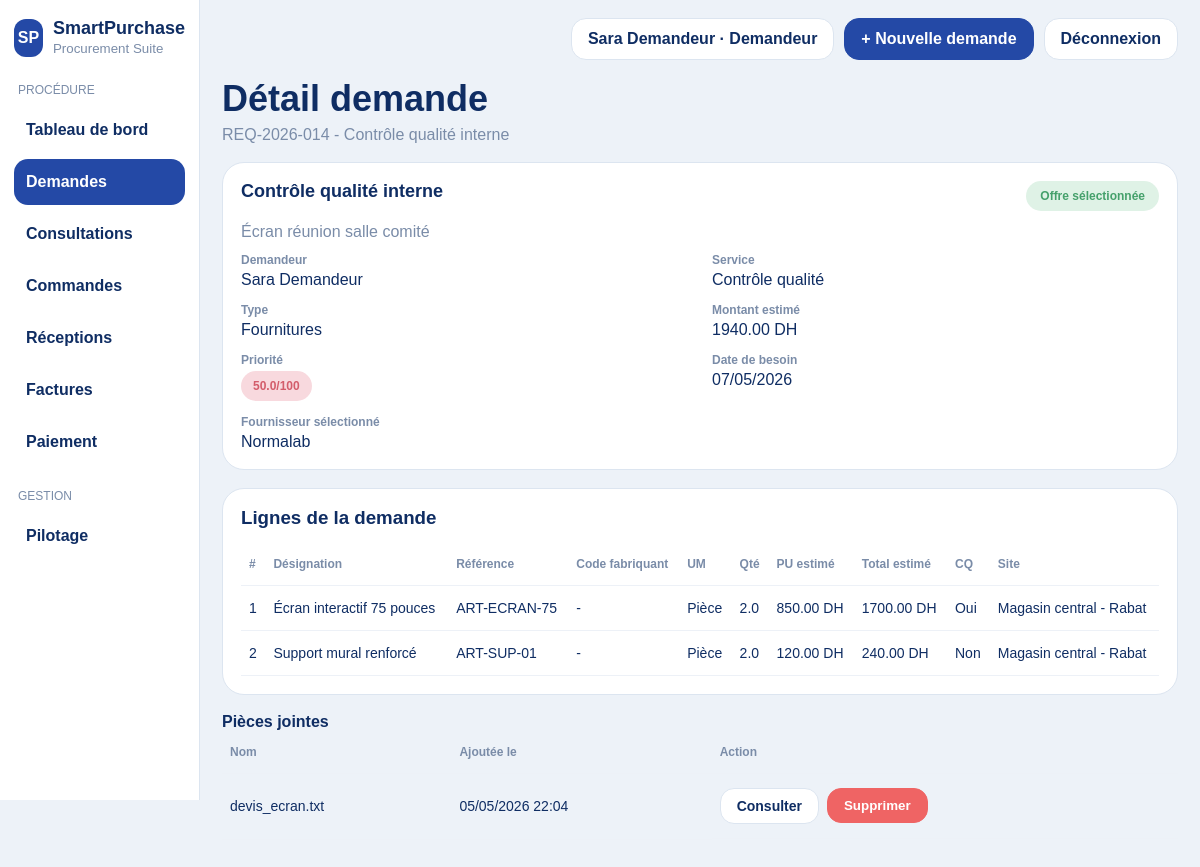
Page /demandes/1 (signed in) on the committed database.
### app/models.py (models this page shows, shortened)
class User(db.Model, TimestampMixin):
    __tablename__ = "user"
    ROLE_DEMANDEUR = "demandeur"
    ROLE_APPROBATEUR = "approbateur"
    ROLE_ACHETEUR = "acheteur"
    ROLE_MAGASINIER = "magasinier"
    ROLE_QUALITE = "controle_qualite"
    ROLE_COMPTABLE = "comptable"
    ROLE_ADMIN = "administrateur"
    id = db.Column(db.Integer, primary_key=True)
    full_name = db.Column(db.String(120), nullable=False)
    email = db.Column(db.String(120), unique=True, nullable=False, index=True)
    password_hash = db.Column(db.String(255), nullable=False)
    role = db.Column(db.String(30), nullable=False, index=True)
    requests = db.relationship("PurchaseRequest", backref="requester", lazy=True, cascade="all, delete-orphan")
    __mapper_args__ = {"polymorphic_on": role, "polymorphic_identity": "user"}

class Comptable(User):
    __mapper_args__ = {"polymorphic_identity": User.ROLE_COMPTABLE}

class TimestampMixin:
    created_at = db.Column(db.DateTime, default=datetime.utcnow, nullable=False)
    updated_at = db.Column(db.DateTime, default=datetime.utcnow, onupdate=datetime.utcnow, nullable=False)

class PurchaseRequest(db.Model, TimestampMixin):
    __tablename__ = "purchase_request"
    STATUS_BROUILLON = "brouillon"
    STATUS_EN_ATTENTE = "en_attente_approbation"
    STATUS_VALIDEE = "validee"
    STATUS_REFUSEE = "refusee"
    STATUS_EN_CONSULTATION = "en_consultation"
    STATUS_OFFRE_SELECTIONNEE = "offre_selectionnee"
    STATUS_COMMANDEE = "commandee"
    STATUS_RECUE = "recue"
    STATUS_FACTUREE = "facturee"
    STATUS_PAYEE = "payee"
    STATUS_ARCHIVEE = "archivee"
    id = db.Column(db.Integer, primary_key=True)
    code = db.Column(db.String(30), unique=True, nullable=False)
    project_name = db.Column(db.String(120), nullable=False)
    department = db.Column(db.String(80), nullable=False)
    purchase_type = db.Column(db.String(80), nullable=False)
    estimated_amount = db.Column(db.Float, nullable=False)
    available_budget = db.Column(db.Float, nullable=True)
    need_date = db.Column(db.Date, nullable=True)
    urgency = db.Column(db.Integer, default=1, nullable=False)
    criticality = db.Column(db.Integer, default=1, nullable=False)
    description = db.Column(db.Text, default="", nullable=False)
    priority_score = db.Column(db.Float, default=0, nullable=False)
    status = db.Column(db.String(40), default=STATUS_BROUILLON, nullable=False, index=True)
    approver_comment = db.Column(db.Text, default="", nullable=False)
    requester_id = db.Column(db.Integer, db.ForeignKey("user.id"), nullable=False)
    attachments = db.relationship("Attachment", backref="purchase_request", cascade="all, delete-orphan", lazy=True)
    offers = db.relationship("SupplierOffer", backref="purchase_request", cascade="all, delete-orphan", lazy=True, order_by="SupplierOffer.amount.asc()")
    orders = db.relationship("PurchaseOrder", backref="purchase_request", cascade="all, delete-orphan", lazy=True, order_by="PurchaseOrder.created_at.desc()")
    lines = db.relationship("PurchaseRequestLine", backref="purchase_request", cascade="all, delete-orphan", lazy=True, order_by="PurchaseRequestLine.id.asc()")

class PurchaseRequestLine(db.Model, TimestampMixin):
    __tablename__ = "purchase_request_line"
    id = db.Column(db.Integer, primary_key=True)
    request_id = db.Column(db.Integer, db.ForeignKey("purchase_request.id"), nullable=False)
    line_no = db.Column(db.Integer, default=1, nullable=False)
    item_name = db.Column(db.String(150), nullable=False)
    item_reference = db.Column(db.String(80), default="", nullable=False)
    manufacturer_code = db.Column(db.String(80), default="", nullable=False)
    line_type = db.Column(db.String(20), default="article", nullable=False)
    uom = db.Column(db.String(30), default="Unité", nullable=False)
    quantity = db.Column(db.Float, default=1, nullable=False)
    estimated_unit_price = db.Column(db.Float, default=0, nullable=False)
    quality_control_required = db.Column(db.Boolean, default=False, nullable=False)
    delivery_site = db.Column(db.String(120), default="Dépôt principal", nullable=False)
    description = db.Column(db.Text, default="", nullable=False)
    status = db.Column(db.String(40), default="brouillon", nullable=False)
    @property
    def estimated_total_amount(self) -> float:
        return round((self.quantity or 0) * (self.estimated_unit_price or 0), 2)

class Attachment(db.Model, TimestampMixin):
    __tablename__ = "attachment"
    id = db.Column(db.Integer, primary_key=True)
    filename = db.Column(db.String(255), nullable=False)
    filepath = db.Column(db.String(255), nullable=False)
    attachment_type = db.Column(db.String(40), default="document", nullable=False)
    entity_type = db.Column(db.String(40), default="purchase_request", nullable=False)
    entity_id = db.Column(db.Integer, nullable=True)
    author_name = db.Column(db.String(120), default="", nullable=False)
    request_id = db.Column(db.Integer, db.ForeignKey("purchase_request.id"), nullable=True)

### app/routes/requests.py (the view)
@requests_bp.route('/<int:request_id>')
@login_required
def detail(request_id):
    req = PurchaseRequest.query.get_or_404(request_id)
    if not _can_access(req):
        flash('Accès non autorisé.', 'danger')
        return redirect(url_for('dashboard.index'))
    return render_template('requests/detail.html', req=req)

### app/routes/requests.py (called while the page is built)
def _can_access(req):
    user = session.get('user')
    return user and (user['role'] != 'demandeur' or req.requester_id == user['id'])

### app/utils/auth_helpers.py (called while the page is built)
def current_user():
    return session.get("user")

def login_required(view):
    @wraps(view)
    def wrapped(*args, **kwargs):
        if "user" not in session:
            flash("Veuillez vous connecter.", "warning")
            return redirect(url_for("auth.login"))
        return view(*args, **kwargs)
    return wrapped

### app/utils/view_helpers.py (called while the page is built)
def display_status(value: str) -> str:
    maps = [
        REQUEST_STATUS_LABELS,
        ORDER_STATUS_LABELS,
        RECEPTION_STATUS_LABELS,
        NC_STATUS_LABELS,
        INVOICE_STATUS_LABELS,
        PAYMENT_STATUS_LABELS,
    ]
    for mapping in maps:
        if value in mapping:
            return mapping[value]
    return (value or "").replace("_", " ").capitalize()

def badge_class(value: str) -> str:
    return BADGE_CLASS.get(value, "slate")

def format_priority(value: float) -> str:
    return f"{value:.1f}/100"

### app/templates/requests/detail.html (shortened to what this page needs)
{% extends "base.html" %}
{% block content %}
<div class="page-header">
  <h2>Détail demande</h2>
  <p>{{ req.code }} - {{ req.project_name }}</p>
</div>
<div class="detail-card">
  <div class="detail-head">
    <div class="detail-title">{{ req.project_name }}</div>
    <span class="badge {{ badge_class(req.status) }}">{{ display_status(req.status) }}</span>
  </div>
  <div class="muted" style="margin-bottom:12px">{{ req.description or 'Aucune description.' }}</div>
  <div class="detail-grid">
    <div><div class="label">Demandeur</div>{{ req.requester.full_name }}</div>
    <div><div class="label">Service</div>{{ req.department }}</div>
    <div><div class="label">Type</div>{{ req.purchase_type }}</div>
    <div><div class="label">Montant estimé</div>{{ '%.2f'|format(req.estimated_amount) }} DH</div>
    <div><div class="label">Priorité</div><span class="priority-pill">{{ format_priority(req.priority_score) }}</span></div>
    <div><div class="label">Date de besoin</div>{{ req.need_date.strftime('%d/%m/%Y') if req.need_date else '-' }}</div>
    <div><div class="label">Fournisseur sélectionné</div>{{ (req.offers|selectattr('is_selected')|first).supplier_name if req.offers|selectattr('is_selected')|list else '-' }}</div>
  </div>
</div>
<div class="panel section">
  <h3>Lignes de la demande</h3>
  <table class="data-table">
    <thead><tr><th>#</th><th>Désignation</th><th>Référence</th><th>Code fabriquant</th><th>UM</th><th>Qté</th><th>PU estimé</th><th>Total estimé</th><th>CQ</th><th>Site</th></tr></thead>
    <tbody>
      {% for line in req.lines %}
      <tr>
        <td>{{ line.line_no }}</td><td>{{ line.item_name }}</td><td>{{ line.item_reference or '-' }}</td><td>{{ line.manufacturer_code or '-' }}</td><td>{{ line.uom }}</td>
        <td>{{ line.quantity }}</td><td>{{ '%.2f'|format(line.estimated_unit_price) }} DH</td><td>{{ '%.2f'|format(line.estimated_total_amount) }} DH</td><td>{{ 'Oui' if line.quality_control_required else 'Non' }}</td><td>{{ line.delivery_site }}</td>
      </tr>
      {% else %}<tr><td colspan="10">Aucune ligne.</td></tr>{% endfor %}
    </tbody>
  </table>
</div>
<div class="section">
  <strong>Pièces jointes</strong>
  <table class="data-table">
    <thead><tr><th>Nom</th><th>Ajoutée le</th><th>Action</th></tr></thead>
    <tbody>
      {% for att in req.attachments %}
      <tr>
        <td>{{ att.filename }}</td>
        <td>{{ att.created_at.strftime('%d/%m/%Y %H:%M') if att.created_at else '-' }}</td>
        <td class="actions">
          <a class="action-btn" href="{{ url_for('requests.download_attachment', attachment_id=att.id) }}">Consulter</a>
          {% if session['user']['role'] == 'demandeur' and req.requester_id == session['user']['id'] %}
          <form method="post" action="{{ url_for('requests.delete_attachment', attachment_id=att.id) }}" onsubmit="return confirm('Supprimer cette pièce jointe ?');"><button class="action-btn danger" type="submit">Supprimer</button></form>
          {% endif %}
        </td>
      </tr>
      {% else %}<tr><td colspan="3">Aucune pièce jointe.</td></tr>{% endfor %}
    </tbody>
  </table>
</div>
{% endblock %}

### app/templates/base.html (shortened to what this page needs)
<!doctype html>
<html lang="fr">
<head>
  <link rel="stylesheet" href="{{ url_for('static', filename='css/style.css') }}">
</head>
<body>
<div class="app-shell">
  {% if session.get('user') %}
  <aside class="sidebar">
    <div class="brand">
      <div class="logo">SP</div>
      <div><h1>SmartPurchase</h1><small>Procurement Suite</small></div>
    </div>
    <div class="menu-group">PROCÉDURE</div>
    <a class="nav-link {% if request.endpoint == 'dashboard.index' %}active{% endif %}" href="{{ url_for('dashboard.index') }}">Tableau de bord</a>
    <a class="nav-link {% if request.blueprint == 'requests' %}active{% endif %}" href="{{ url_for('requests.index') }}">Demandes</a>
    <a class="nav-link {% if request.endpoint == 'procurement.consultations' or request.endpoint == 'procurement.offers' %}active{% endif %}" href="{{ url_for('procurement.consultations') }}">Consultations</a>
    <a class="nav-link {% if request.endpoint in ['procurement.orders', 'procurement.order_detail'] %}active{% endif %}" href="{{ url_for('procurement.orders') }}">Commandes</a>
    <a class="nav-link {% if request.endpoint in ['procurement.receptions', 'procurement.reception_detail'] %}active{% endif %}" href="{{ url_for('procurement.receptions') }}">Réceptions</a>
    <a class="nav-link {% if request.endpoint in ['finance.invoices', 'finance.new_invoice'] %}active{% endif %}" href="{{ url_for('finance.invoices') }}">Factures</a>
    <a class="nav-link {% if request.endpoint in ['finance.payments', 'finance.new_payment'] %}active{% endif %}" href="{{ url_for('finance.payments') }}">Paiement</a>
    <div class="menu-group">GESTION</div>
    <a class="nav-link {% if request.endpoint == 'pilotage.index' %}active{% endif %}" href="{{ url_for('pilotage.index') }}">Pilotage</a>
  </aside>
  {% endif %}
  <main class="main-content {% if not session.get('user') %}login-wrapper{% endif %}">
    {% if session.get('user') %}
    <header class="topbar">
      <div class="top-actions">
        <div class="user-chip">{{ session['user']['name'] }} · {{ session['user']['role'].capitalize() }}</div>
        {% if session['user']['role'] == 'demandeur' %}<a class="btn primary" href="{{ url_for('requests.new') }}">+ Nouvelle demande</a>{% endif %}
        <a class="btn" href="{{ url_for('auth.logout') }}">Déconnexion</a>
      </div>
    </header>
    {% endif %}
    {% block content %}{% endblock %}
  </main>
</div>
</body>
</html>

### app/static/css/style.css (style rules this page uses)
:root { --bg:#edf2f8; --panel:#ffffff; --border:#dce5f0; --text:#0f2d63; --muted:#7a8ca8; --primary:#2449a6; --primary-dark:#183985; --success:#45a06b; --success-bg:#dff2e6; --warning:#c99310; --warning-bg:#f8e8b5; --danger:#d76565; --danger-bg:#f7d5d8; --info:#5f80d6; --info-bg:#dde6fb; --slate:#6e7f9b; --slate-bg:#ebeff5; }
* { box-sizing:border-box }
body { margin:0;font-family:Arial,Helvetica,sans-serif;background:var(--bg);color:var(--text) }
a { text-decoration:none;color:inherit }
.app-shell { display:flex;min-height:100vh }
.sidebar { width:200px;background:#fff;border-right:1px solid var(--border);padding:18px 14px;position:sticky;top:0;height:100vh }
.brand { display:flex;gap:10px;align-items:center;margin-bottom:26px }
.brand h1 { font-size:18px;margin:0 }
.brand small { color:var(--muted) }
.logo { width:38px;height:38px;border-radius:12px;background:var(--primary);color:#fff;display:flex;align-items:center;justify-content:center;font-weight:700 }
.menu-group { font-size:12px;color:var(--muted);margin:24px 4px 10px }
.nav-link { display:block;padding:14px 12px;border-radius:14px;font-weight:700;margin-bottom:6px }
.nav-link.active,.nav-link:hover { background:var(--primary);color:#fff }
.main-content { flex:1;padding:18px 22px 40px }
.topbar { display:flex;justify-content:space-between;align-items:center;margin-bottom:18px }
.top-actions { display:flex;gap:10px;align-items:center }
.user-chip,.btn { background:#fff;border:1px solid var(--border);border-radius:15px;padding:11px 16px;font-weight:700 }
.btn.primary { background:var(--primary);border-color:var(--primary);color:#fff }
.page-header h2 { font-size:36px;margin:10px 0 6px }
.page-header p { margin:0 0 18px;color:var(--muted) }
.stat-card,.panel,.chart-panel { background:#fff;border:1px solid var(--border);border-radius:22px;padding:18px }
.panel h3,.chart-panel h3 { margin:0 0 14px }
.muted { color:var(--muted) }
.data-table { width:100%;border-collapse:collapse }
.data-table th,.data-table td { padding:14px 8px;border-bottom:1px solid #edf1f7;text-align:left;font-size:14px;vertical-align:middle }
.data-table th { color:var(--muted);font-size:12px;text-transform:none }
.badge { display:inline-block;padding:8px 14px;border-radius:999px;font-size:12px;font-weight:800 }
.badge.success { background:var(--success-bg);color:var(--success) }
.priority-pill { display:inline-block;padding:8px 12px;border-radius:999px;background:#f8d9de;color:#d35d6b;font-size:12px;font-weight:800 }
.action-btn { display:inline-block;background:#fff;border:1px solid var(--border);border-radius:14px;padding:9px 16px;font-weight:800;color:var(--text) }
.action-btn.danger { background:#ef6464;color:#fff;border-color:#ef6464 }
.actions { display:flex;gap:8px;flex-wrap:wrap }
.detail-card { background:#fff;border:1px solid var(--border);border-radius:22px;padding:18px }
.detail-head { display:flex;justify-content:space-between;align-items:flex-start;gap:14px;margin-bottom:12px }
.detail-title { font-size:18px;font-weight:800 }
.detail-grid { display:grid;grid-template-columns:repeat(2,1fr);gap:14px 24px }
.detail-grid .label { font-weight:800 }
.section { margin-top:18px }
.label { color:var(--muted);font-size:12px;margin-bottom:4px }

### rows in the picture
Comptable: user.role "Demandeur", requester.full_name "Sara Demandeur"
PurchaseRequest: code "REQ-2026-014", project_name "Contrôle qualité interne", status "Offre sélectionnée", description "Écran réunion salle comité", department "Contrôle qualité", purchase_type "Fournitures", estimated_amount "1940.00", priority_score "50.0/100", need_date "07/05/2026"
PurchaseRequestLine: line_no "1", item_name "Écran interactif 75 pouces", item_reference "ART-ECRAN-75", manufacturer_code "-", uom "Pièce", quantity "2.0", estimated_unit_price "850.00", estimated_total_amount "1700.00", quality_control_required "Oui", delivery_site "Magasin central - Rabat"
PurchaseRequestLine: line_no "2", item_name "Support mural renforcé", item_reference "ART-SUP-01", manufacturer_code "-", uom "Pièce", quantity "2.0", estimated_unit_price "120.00", estimated_total_amount "240.00", quality_control_required "Non", delivery_site "Magasin central - Rabat"
Attachment: filename "devis_ecran.txt", created_at "05/05/2026 22:04"

### other values in the picture
{{ session['user']['name'] }} "Sara Demandeur"
